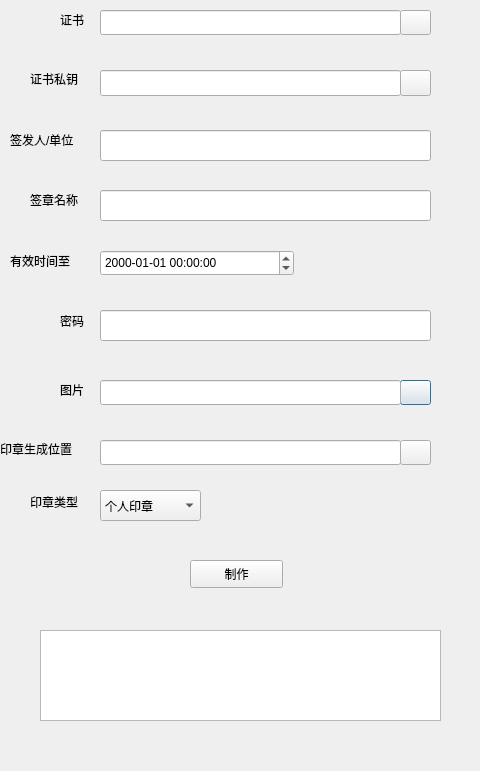
<?xml version="1.0" encoding="UTF-8"?>
<ui version="4.0">
 <class>MakeSealWindow</class>
 <widget class="QDialog" name="MakeSealWindow">
  <property name="geometry">
   <rect>
    <x>0</x>
    <y>0</y>
    <width>480</width>
    <height>771</height>
   </rect>
  </property>
  <property name="windowTitle">
   <string>印章制作</string>
  </property>
  <widget class="QLabel" name="label_2">
   <property name="geometry">
    <rect>
     <x>10</x>
     <y>130</y>
     <width>81</width>
     <height>20</height>
    </rect>
   </property>
   <property name="text">
    <string>签发人/单位</string>
   </property>
  </widget>
  <widget class="QLineEdit" name="company">
   <property name="geometry">
    <rect>
     <x>100</x>
     <y>130</y>
     <width>331</width>
     <height>31</height>
    </rect>
   </property>
  </widget>
  <widget class="QLabel" name="label_3">
   <property name="geometry">
    <rect>
     <x>30</x>
     <y>190</y>
     <width>61</width>
     <height>20</height>
    </rect>
   </property>
   <property name="text">
    <string>签章名称</string>
   </property>
  </widget>
  <widget class="QLineEdit" name="name">
   <property name="geometry">
    <rect>
     <x>100</x>
     <y>190</y>
     <width>331</width>
     <height>31</height>
    </rect>
   </property>
  </widget>
  <widget class="QLabel" name="label_4">
   <property name="geometry">
    <rect>
     <x>10</x>
     <y>250</y>
     <width>81</width>
     <height>21</height>
    </rect>
   </property>
   <property name="text">
    <string>有效时间至</string>
   </property>
  </widget>
  <widget class="QLabel" name="label_5">
   <property name="geometry">
    <rect>
     <x>60</x>
     <y>310</y>
     <width>31</width>
     <height>21</height>
    </rect>
   </property>
   <property name="text">
    <string>密码</string>
   </property>
  </widget>
  <widget class="QLineEdit" name="pwd">
   <property name="geometry">
    <rect>
     <x>100</x>
     <y>310</y>
     <width>331</width>
     <height>31</height>
    </rect>
   </property>
   <property name="echoMode">
    <enum>QLineEdit::Password</enum>
   </property>
  </widget>
  <widget class="QLabel" name="label_6">
   <property name="geometry">
    <rect>
     <x>60</x>
     <y>380</y>
     <width>31</width>
     <height>20</height>
    </rect>
   </property>
   <property name="text">
    <string>图片</string>
   </property>
  </widget>
  <widget class="QPushButton" name="pushButton_2">
   <property name="geometry">
    <rect>
     <x>400</x>
     <y>380</y>
     <width>31</width>
     <height>25</height>
    </rect>
   </property>
   <property name="icon">
    <iconset resource="../../图标资源.qrc">
     <normaloff>:/resource/图片/open.png</normaloff>:/resource/图片/open.png</iconset>
   </property>
  </widget>
  <widget class="QPushButton" name="pushButton">
   <property name="geometry">
    <rect>
     <x>190</x>
     <y>560</y>
     <width>93</width>
     <height>28</height>
    </rect>
   </property>
   <property name="text">
    <string>制作</string>
   </property>
  </widget>
  <widget class="QTextBrowser" name="textBrowser">
   <property name="enabled">
    <bool>true</bool>
   </property>
   <property name="geometry">
    <rect>
     <x>40</x>
     <y>630</y>
     <width>401</width>
     <height>91</height>
    </rect>
   </property>
   <property name="font">
    <font>
     <pointsize>11</pointsize>
    </font>
   </property>
   <property name="styleSheet">
    <string notr="true">color: rgb(255, 0, 0);</string>
   </property>
  </widget>
  <widget class="QLabel" name="label_7">
   <property name="geometry">
    <rect>
     <x>60</x>
     <y>10</y>
     <width>31</width>
     <height>20</height>
    </rect>
   </property>
   <property name="text">
    <string>证书</string>
   </property>
  </widget>
  <widget class="QLineEdit" name="certificate">
   <property name="geometry">
    <rect>
     <x>100</x>
     <y>10</y>
     <width>301</width>
     <height>25</height>
    </rect>
   </property>
  </widget>
  <widget class="QPushButton" name="getCertificateButton">
   <property name="geometry">
    <rect>
     <x>400</x>
     <y>10</y>
     <width>31</width>
     <height>25</height>
    </rect>
   </property>
   <property name="text">
    <string/>
   </property>
   <property name="icon">
    <iconset resource="../../图标资源.qrc">
     <normaloff>:/resource/图片/open.png</normaloff>:/resource/图片/open.png</iconset>
   </property>
  </widget>
  <widget class="QLabel" name="label_8">
   <property name="geometry">
    <rect>
     <x>0</x>
     <y>440</y>
     <width>91</width>
     <height>17</height>
    </rect>
   </property>
   <property name="text">
    <string>印章生成位置</string>
   </property>
  </widget>
  <widget class="QLineEdit" name="sealDialog">
   <property name="geometry">
    <rect>
     <x>100</x>
     <y>440</y>
     <width>301</width>
     <height>25</height>
    </rect>
   </property>
  </widget>
  <widget class="QPushButton" name="pushButton_3">
   <property name="geometry">
    <rect>
     <x>400</x>
     <y>440</y>
     <width>31</width>
     <height>25</height>
    </rect>
   </property>
   <property name="text">
    <string/>
   </property>
   <property name="icon">
    <iconset resource="../../图标资源.qrc">
     <normaloff>:/resource/图片/open.png</normaloff>:/resource/图片/open.png</iconset>
   </property>
  </widget>
  <widget class="QDateTimeEdit" name="endtime">
   <property name="geometry">
    <rect>
     <x>100</x>
     <y>250</y>
     <width>194</width>
     <height>26</height>
    </rect>
   </property>
   <property name="displayFormat">
    <string>yyyy-MM-dd HH:mm:ss</string>
   </property>
  </widget>
  <widget class="QLineEdit" name="pictrue">
   <property name="geometry">
    <rect>
     <x>100</x>
     <y>380</y>
     <width>301</width>
     <height>25</height>
    </rect>
   </property>
  </widget>
  <widget class="QLabel" name="label_12">
   <property name="geometry">
    <rect>
     <x>30</x>
     <y>70</y>
     <width>61</width>
     <height>18</height>
    </rect>
   </property>
   <property name="text">
    <string>证书私钥</string>
   </property>
  </widget>
  <widget class="QLineEdit" name="certificateKey">
   <property name="geometry">
    <rect>
     <x>100</x>
     <y>70</y>
     <width>301</width>
     <height>26</height>
    </rect>
   </property>
  </widget>
  <widget class="QPushButton" name="keyButton">
   <property name="geometry">
    <rect>
     <x>400</x>
     <y>70</y>
     <width>31</width>
     <height>26</height>
    </rect>
   </property>
   <property name="text">
    <string/>
   </property>
   <property name="icon">
    <iconset resource="../../图标资源.qrc">
     <normaloff>:/resource/图片/open.png</normaloff>:/resource/图片/open.png</iconset>
   </property>
  </widget>
  <widget class="QLabel" name="label">
   <property name="geometry">
    <rect>
     <x>30</x>
     <y>490</y>
     <width>68</width>
     <height>23</height>
    </rect>
   </property>
   <property name="text">
    <string>印章类型</string>
   </property>
  </widget>
  <widget class="QComboBox" name="sealType">
   <property name="geometry">
    <rect>
     <x>100</x>
     <y>490</y>
     <width>101</width>
     <height>31</height>
    </rect>
   </property>
   <item>
    <property name="text">
     <string>个人印章</string>
    </property>
   </item>
   <item>
    <property name="text">
     <string>企业印章</string>
    </property>
   </item>
  </widget>
  <zorder>endtime</zorder>
  <zorder>label_2</zorder>
  <zorder>company</zorder>
  <zorder>label_3</zorder>
  <zorder>name</zorder>
  <zorder>label_4</zorder>
  <zorder>label_5</zorder>
  <zorder>pwd</zorder>
  <zorder>label_6</zorder>
  <zorder>pushButton_2</zorder>
  <zorder>pushButton</zorder>
  <zorder>textBrowser</zorder>
  <zorder>label_7</zorder>
  <zorder>certificate</zorder>
  <zorder>getCertificateButton</zorder>
  <zorder>label_8</zorder>
  <zorder>sealDialog</zorder>
  <zorder>pushButton_3</zorder>
  <zorder>pictrue</zorder>
  <zorder>label_12</zorder>
  <zorder>certificateKey</zorder>
  <zorder>keyButton</zorder>
  <zorder>label</zorder>
  <zorder>sealType</zorder>
 </widget>
 <tabstops>
  <tabstop>certificate</tabstop>
  <tabstop>getCertificateButton</tabstop>
  <tabstop>certificateKey</tabstop>
  <tabstop>keyButton</tabstop>
  <tabstop>company</tabstop>
  <tabstop>name</tabstop>
  <tabstop>endtime</tabstop>
  <tabstop>pwd</tabstop>
  <tabstop>pictrue</tabstop>
  <tabstop>pushButton_2</tabstop>
  <tabstop>sealDialog</tabstop>
  <tabstop>pushButton_3</tabstop>
  <tabstop>pushButton</tabstop>
  <tabstop>textBrowser</tabstop>
 </tabstops>
 <resources>
  <include location="../../图标资源.qrc"/>
 </resources>
 <connections/>
</ui>
